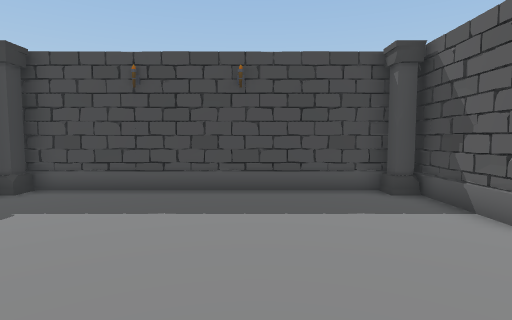
View 1 (above)

18 first-person views from a walk through a scene from a Unity 3-D project. The camera is 1.5 m above the floor, tilts 4° down and sees 80° across. The floor is counted in squares, 1 m on a side. Each view is taken from the middle of a square. On the plan, view 1 faces up. The plan holds only what a view shows up to about 15 squares ahead; the rest is blank. The player is left out. Some animated figures are not drawn.

View 2
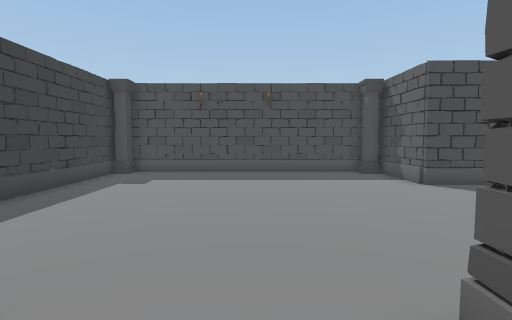

View 3
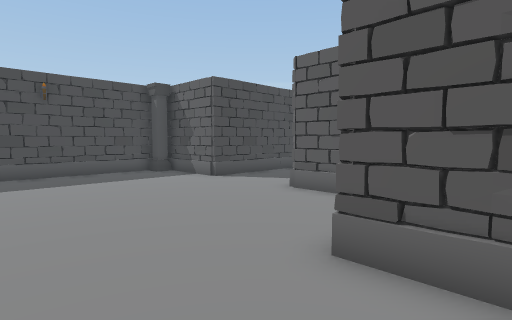

View 4
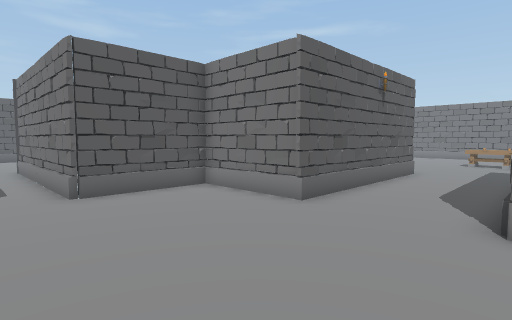

View 5
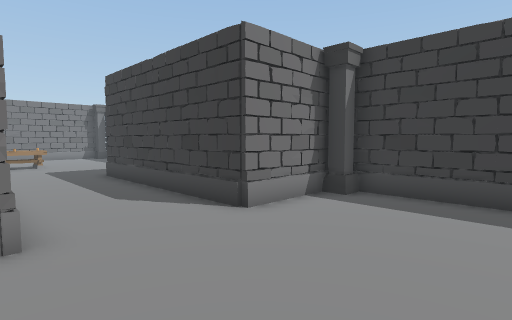

View 6
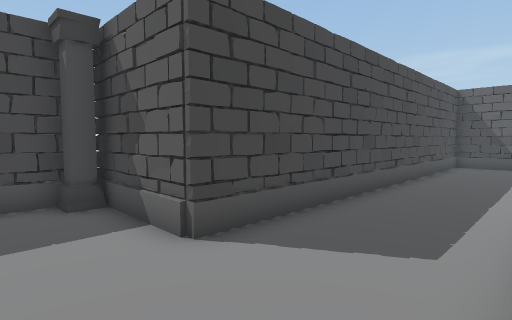

View 7
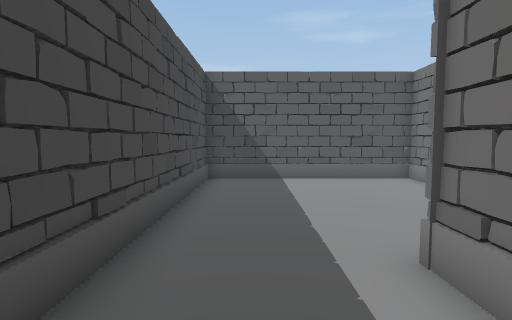

View 8
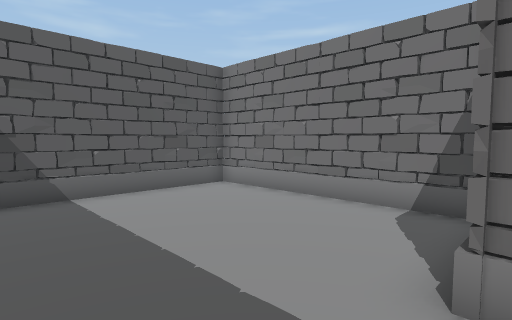

View 9
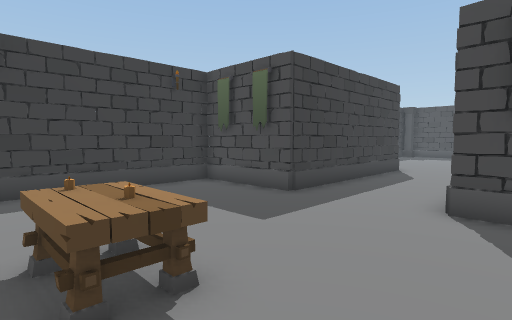

View 10
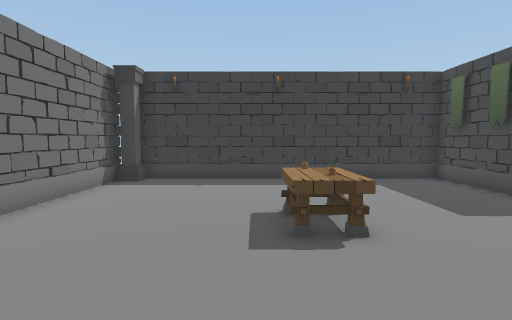

View 11
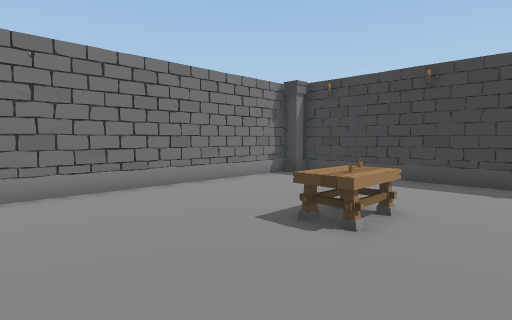

View 12
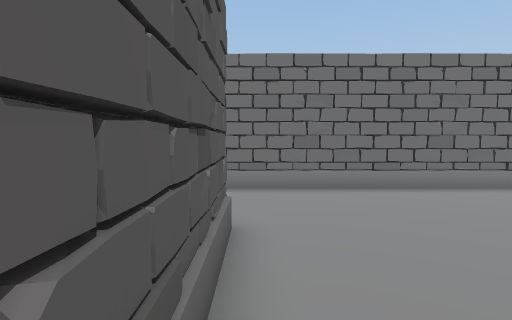

View 13
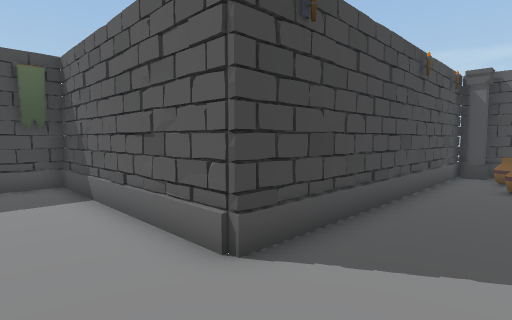

View 14
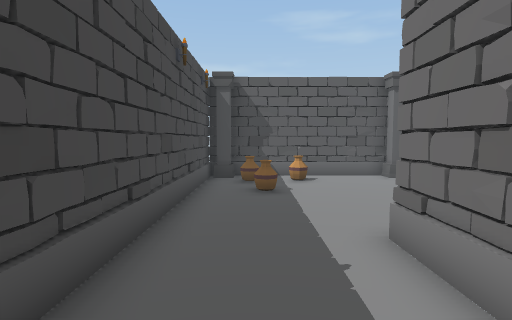

View 15
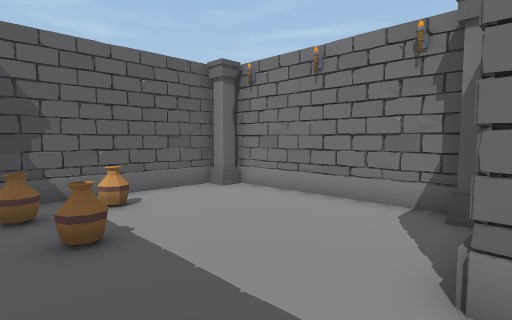

View 16
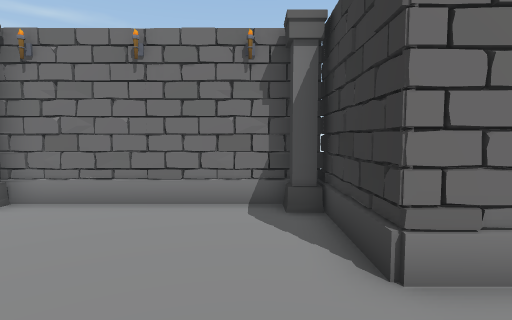

View 17
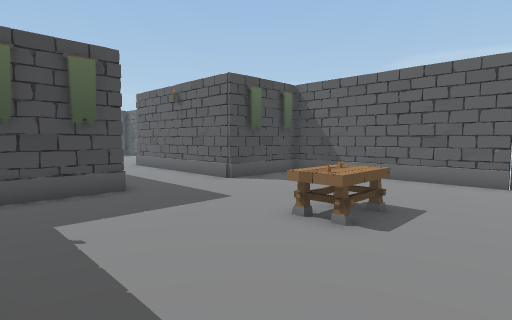

View 18
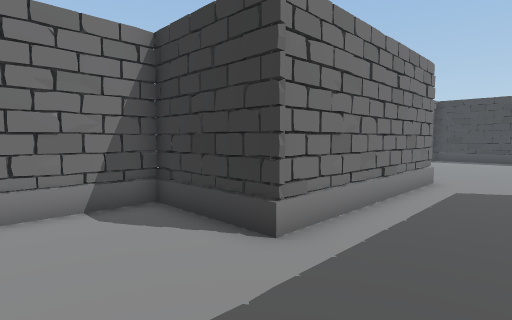

### Floor plan
Points are (right, up) in squares from view 1. A wall is a line through its corners. A room is listed if a view was taken in it or the views show most of it. See-through windows are left out.
Room 1 (views 1, 4, 5, 6, 7, 8, 18)
walls: (0.5, -2.8) (4.5, -2.8); (0.6, -3.1) (4.5, -3.1) (4.5, 0.9) (12.5, 0.9) (12.5, -2.8) (20.5, -2.8) (20.5, 4.9) (4.5, 4.9) (4.5, 8.9) (-6.8, 8.9); (-7.5, -0.9) (-7.5, -1.4); (-6.9, -2.8) (-3.5, -2.8); (-7.2, 8.6) (-7.2, -1.5)
ways out: opening at (-1.5, -2.2) to room 2
objects: column (-7, -2); column (-7, 8); column (4, 8)
Room 2 (views 2, 3, 9, 10, 11, 12, 13, 14, 15, 16, 17)
walls: (-7.3, -15.7) (-7.7, -15.8); (-7.5, -23.1) (8.5, -23.1) (8.5, -27) (15.5, -27); (16.4, -21.9) (16.3, -21.3); (-3.5, -2.8) (-3.5, -11.1) (-7.5, -11.1) (-7.5, -22.5); (16.5, -26.5) (16.5, -19.1) (4.5, -19.1) (4.5, -11.1) (0.5, -11.1) (0.5, -2.8)
ways out: opening at (-1.5, -2.2) to room 1
objects: column (-7, -23) to (-7, -22); other object (-2, -17); table (-2, -16) to (-1, -16); candle (-1, -17); column (9, -27) to (9, -26); other object (13, -21); other object (15, -23); other object (15, -21); column (16, -27) to (16, -26); column (16, -20)

Positions as (right, up) in squares from view 1, and headings:
1: (0, 0), facing up
2: (-1, -5), facing up
3: (-3, -5), facing up-right
4: (-4, 3), facing down-right
5: (1, 2), facing down-left
6: (2, 1), facing up-right
7: (9, 3), facing right
8: (12, 4), facing down-right
9: (2, -18), facing up-left
10: (4, -18), facing left
11: (4, -14), facing down-left
12: (4, -14), facing down
13: (2, -22), facing up-right
14: (4, -21), facing right
15: (8, -20), facing down-right
16: (10, -20), facing down
17: (-7, -20), facing up-right
18: (16, 4), facing down-left
